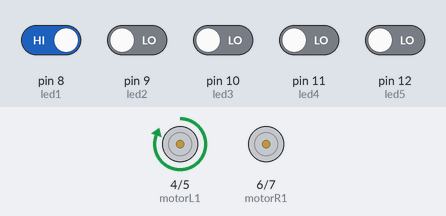
This sketch was run on a simulated Arduino Uno, built with avr-gcc and run on an emulated ATmega328P. On the bench: motor-driver pin pairs drawn as motors (green arrow = first pin HIGH = forward, orange = second pin HIGH = backward, longer = more drive). The test bench sets the inputs (shaded band); at power-on: pin 8 (led1) HIGH, pin 9 (led2), pin 10 (led3), pin 11 (led4), pin 12 (led5) LOW.

Above: at 1.2 s.
1.3 s: pin 8 (led1) driven LOW
At 2.1 s:
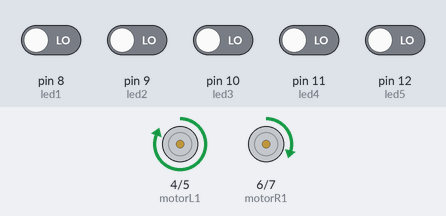
2.8 s: pin 11 (led4) driven HIGH
At 3.2 s:
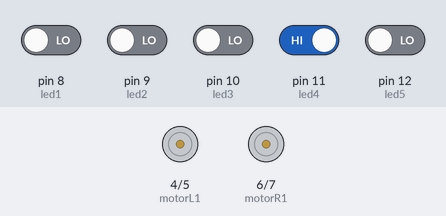
4.3 s: pin 9 (led2) driven HIGH
At 4.8 s:
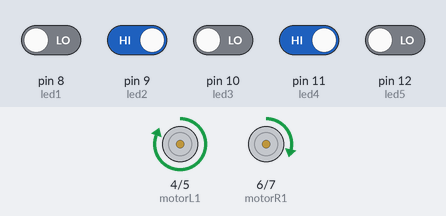
5.8 s: pin 12 (led5) driven HIGH
At 6.7 s:
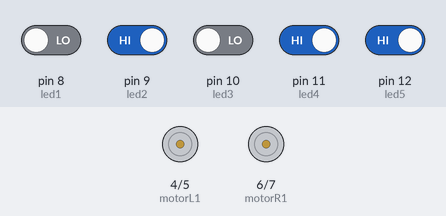
7.3 s: pin 12 (led5) driven LOW
At 8.3 s:
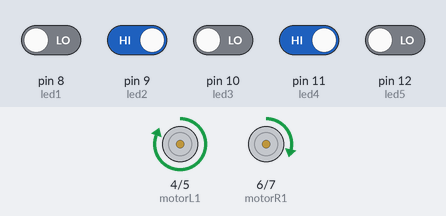
8.8 s: pin 9 (led2) driven LOW
At 10.2 s:
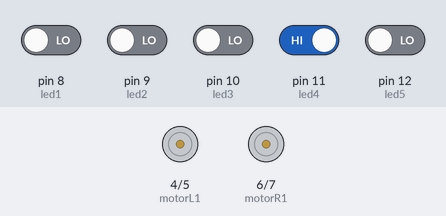
Timing chart, 0 to 11.3 s (numbered marks = the images above; inputs shaded):
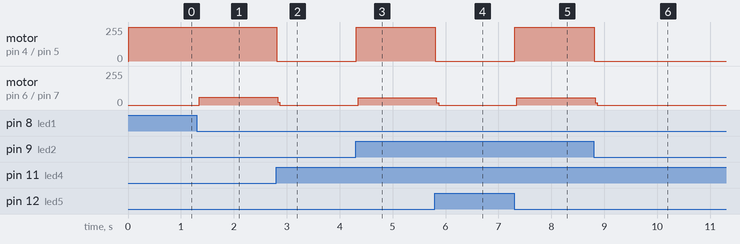

The sketch:

LINEFOLLOWER.ino
```cpp
int led1=8,led2=9,led3=10,led4=11,led5=12,motorL1=4,motorL2=5,motorR1=6,motorR2=7;
void setup( )
{
  pinMode (led1 ,INPUT);
  pinMode (led2 ,INPUT);
  pinMode (led3 ,INPUT);
  pinMode (led4 ,INPUT);
  pinMode (led5 ,INPUT);
  pinMode (motorL1,OUTPUT);
  pinMode (motorR1,OUTPUT);
  pinMode (motorL2,OUTPUT);
  pinMode (motorR2,OUTPUT);
}
void loop( )
{
  led1=digitalRead(8);
  led2=digitalRead(9);
  led3=digitalRead(10);
  led4=digitalRead(11);
  led5=digitalRead(12);

  if (led1==LOW&&led2==LOW&&led3==LOW&&led4==LOW&&led5==LOW)
  {
    digitalWrite(4,HIGH);
    digitalWrite(5,LOW);
    digitalWrite(6,HIGH);
    digitalWrite(7,LOW);
  }
  else if (led1==LOW&&led2==LOW&&led3==LOW&&led4==LOW&&led5==HIGH)
  {
    delay(10);
    digitalWrite(4,LOW);
    digitalWrite(5,LOW);
    digitalWrite(6,HIGH);
    digitalWrite(7,LOW);
  }
   else if (led1==LOW&&led2==LOW&&led3==LOW&&led4==HIGH&&led5==LOW)
  {
    delay(10);
    digitalWrite(4,LOW);
    digitalWrite(5,LOW);
    digitalWrite(6,HIGH);
    digitalWrite(7,LOW);
  }
   else if (led1==LOW&&led2==LOW&&led3==LOW&&led4==HIGH&&led5==HIGH)
  {
    delay(10);
    digitalWrite(4,LOW);
    digitalWrite(5,LOW);
    digitalWrite(6,HIGH);
    digitalWrite(7,LOW);
  }
   else if (led1==LOW&&led2==LOW&&led3==HIGH&&led4==LOW&&led5==LOW)
  {
    digitalWrite(4,HIGH);
    digitalWrite(5,LOW);
    digitalWrite(6,HIGH);
    digitalWrite(7,LOW);
  }
   else if (led1==LOW&&led2==LOW&&led3==HIGH&&led4==LOW&&led5==HIGH)
  {
    delay(10);
    digitalWrite(4,LOW);
    digitalWrite(5,LOW);
    digitalWrite(6,HIGH);
    digitalWrite(7,LOW);
  }
   else if (led1==LOW&&led2==LOW&&led3==HIGH&&led4==HIGH&&led5==LOW)
  {
    delay(10);
    digitalWrite(4,LOW);
    digitalWrite(5,LOW);
    digitalWrite(6,HIGH);
    digitalWrite(7,LOW);
  }
   else if (led1==LOW&&led2==LOW&&led3==HIGH&&led4==HIGH&&led5==HIGH)
  {
    delay(10);
    digitalWrite(4,LOW);
    digitalWrite(5,LOW);
    digitalWrite(6,HIGH);
    digitalWrite(7,LOW);
  }
   else if (led1==LOW&&led2==HIGH&&led3==LOW&&led4==LOW&&led5==LOW)
  {
    delay(10);
    digitalWrite(4,HIGH);
    digitalWrite(5,LOW);
    digitalWrite(6,LOW);
    digitalWrite(7,LOW);
  }
   else if (led1==LOW&&led2==HIGH&&led3==LOW&&led4==LOW&&led5==HIGH)
  {
    delay(10);
    digitalWrite(4,LOW);
    digitalWrite(5,LOW);
    digitalWrite(6,HIGH);
    digitalWrite(7,LOW);
  }
   else if (led1==LOW&&led2==HIGH&&led3==LOW&&led4==HIGH&&led5==LOW)
  {
    digitalWrite(4,HIGH);
    digitalWrite(5,LOW);
    digitalWrite(6,HIGH);
    digitalWrite(7,LOW);
  }
   else if (led1==LOW&&led2==HIGH&&led3==LOW&&led4==HIGH&&led5==HIGH)
  {
    delay(10);
    digitalWrite(4,LOW);
    digitalWrite(5,LOW);
    digitalWrite(6,HIGH);
    digitalWrite(7,LOW);
  }
   else if (led1==LOW&&led2==HIGH&&led3==HIGH&&led4==LOW&&led5==LOW)
  {
    delay(10);
    digitalWrite(4,HIGH);
    digitalWrite(5,LOW);
    digitalWrite(6,LOW);
    digitalWrite(7,LOW);
  }
   else if (led1==LOW&&led2==HIGH&&led3==HIGH&&led4==LOW&&led5==HIGH)
  {
    delay(10);
    digitalWrite(4,LOW);
    digitalWrite(5,LOW);
    digitalWrite(6,HIGH);
    digitalWrite(7,LOW);
  }
   else if (led1==LOW&&led2==HIGH&&led3==HIGH&&led4==HIGH&&led5==LOW)
  {
    digitalWrite(4,HIGH);
    digitalWrite(5,LOW);
    digitalWrite(6,HIGH);
    digitalWrite(7,LOW);
  }
   else if (led1==LOW&&led2==HIGH&&led3==HIGH&&led4==HIGH&&led5==HIGH)
  {
    delay(10);
    digitalWrite(4,LOW);
    digitalWrite(5,LOW);
    digitalWrite(6,HIGH);
    digitalWrite(7,LOW);
  }
   else if (led1==HIGH&&led2==LOW&&led3==LOW&&led4==LOW&&led5==LOW)
  {
    delay(10);
    digitalWrite(4,HIGH);
    digitalWrite(5,LOW);
    digitalWrite(6,LOW);
    digitalWrite(7,LOW);
  }
   else if (led1==HIGH&&led2==LOW&&led3==LOW&&led4==LOW&&led5==HIGH)
  {
    digitalWrite(4,HIGH);
    digitalWrite(5,LOW);
    digitalWrite(6,HIGH);
    digitalWrite(7,LOW);
  }
   else if (led1==HIGH&&led2==LOW&&led3==LOW&&led4==HIGH&&led5==LOW)
  {
    delay(10);
    digitalWrite(4,HIGH);
    digitalWrite(5,LOW);
    digitalWrite(6,LOW);
    digitalWrite(7,LOW);
  }
   else if (led1==HIGH&&led2==LOW&&led3==LOW&&led4==HIGH&&led5==HIGH)
  {
    digitalWrite(4,HIGH);
    digitalWrite(5,LOW);
    digitalWrite(6,HIGH);
    digitalWrite(7,LOW);
  }
   else if (led1==HIGH&&led2==LOW&&led3==HIGH&&led4==LOW&&led5==LOW)
  {
    delay(10);
    digitalWrite(4,HIGH);
    digitalWrite(5,LOW);
    digitalWrite(6,LOW);
    digitalWrite(7,LOW);
  }
   else if (led1==HIGH&&led2==LOW&&led3==HIGH&&led4==LOW&&led5==HIGH)
  {
    digitalWrite(4,HIGH);
    digitalWrite(5,LOW);
    digitalWrite(6,HIGH);
    digitalWrite(7,LOW);
  }
   else if (led1==HIGH&&led2==LOW&&led3==HIGH&&led4==HIGH&&led5==LOW)
  {
    delay(10);
    digitalWrite(4,HIGH);
    digitalWrite(5,LOW);
    digitalWrite(6,LOW);
    digitalWrite(7,LOW);
  }
   else if (led1==HIGH&&led2==LOW&&led3==HIGH&&led4==HIGH&&led5==HIGH)
  {
    delay(10);
    digitalWrite(4,LOW);
    digitalWrite(5,LOW);
    digitalWrite(6,HIGH);
    digitalWrite(7,LOW);
  }
   else if (led1==HIGH&&led2==HIGH&&led3==LOW&&led4==LOW&&led5==LOW)
  {
    delay(10);
    digitalWrite(4,HIGH);
    digitalWrite(5,LOW);
    digitalWrite(6,LOW);
    digitalWrite(7,LOW);
  }
   else if (led1==HIGH&&led2==HIGH&&led3==LOW&&led4==LOW&&led5==HIGH)
  {
    digitalWrite(4,HIGH);
    digitalWrite(5,LOW);
    digitalWrite(6,HIGH);
    digitalWrite(7,LOW);
  }
   else if (led1==HIGH&&led2==HIGH&&led3==LOW&&led4==HIGH&&led5==LOW)
  {
    delay(10);
    digitalWrite(4,HIGH);
    digitalWrite(5,LOW);
    digitalWrite(6,LOW);
    digitalWrite(7,LOW);
  }
   else if (led1==HIGH&&led2==HIGH&&led3==LOW&&led4==HIGH&&led5==HIGH)
  {
    digitalWrite(4,HIGH);
    digitalWrite(5,LOW);
    digitalWrite(6,HIGH);
    digitalWrite(7,LOW);
  }
   else if (led1==HIGH&&led2==HIGH&&led3==HIGH&&led4==LOW&&led5==LOW)
  {
    delay(10);
    digitalWrite(4,HIGH);
    digitalWrite(5,LOW);
    digitalWrite(6,LOW);
    digitalWrite(7,LOW);
  }
   else if (led1==HIGH&&led2==HIGH&&led3==HIGH&&led4==LOW&&led5==HIGH)
  {
    delay(10);
    digitalWrite(4,HIGH);
    digitalWrite(5,LOW);
    digitalWrite(6,LOW);
    digitalWrite(7,LOW);
  }
   else if (led1==HIGH&&led2==HIGH&&led3==HIGH&&led4==HIGH&&led5==LOW)
  {
    delay(10);
    digitalWrite(4,HIGH);
    digitalWrite(5,LOW);
    digitalWrite(6,LOW);
    digitalWrite(7,LOW);
  }
   else
    digitalWrite(4,LOW);
    digitalWrite(5,LOW);
    digitalWrite(6,LOW);
    digitalWrite(7,LOW);
  }
```

Measured:
- after the input at 1.3 s, motor on pin 6 (motorR1) / pin 7 (motorR2): stopped → forward 59/255 after 0.05 s
- after the input at 2.8 s, motor on pin 4 (motorL1) / pin 5 (motorL2): forward 255/255 → stopped at once; motor on pin 6 (motorR1) / pin 7 (motorR2): forward 59/255 → stopped at once
- after the input at 4.3 s, motor on pin 4 (motorL1) / pin 5 (motorL2): stopped → forward 255/255 at once; motor on pin 6 (motorR1) / pin 7 (motorR2): stopped → forward 56/255 after 0.05 s
- after the input at 5.8 s, motor on pin 4 (motorL1) / pin 5 (motorL2): forward 255/255 → stopped at once; motor on pin 6 (motorR1) / pin 7 (motorR2): forward 56/255 → stopped at once
- after the input at 7.3 s, motor on pin 4 (motorL1) / pin 5 (motorL2): stopped → forward 255/255 at once; motor on pin 6 (motorR1) / pin 7 (motorR2): stopped → forward 56/255 after 0.05 s
- after the input at 8.8 s, motor on pin 4 (motorL1) / pin 5 (motorL2): forward 255/255 → stopped at once; motor on pin 6 (motorR1) / pin 7 (motorR2): forward 56/255 → stopped at once
